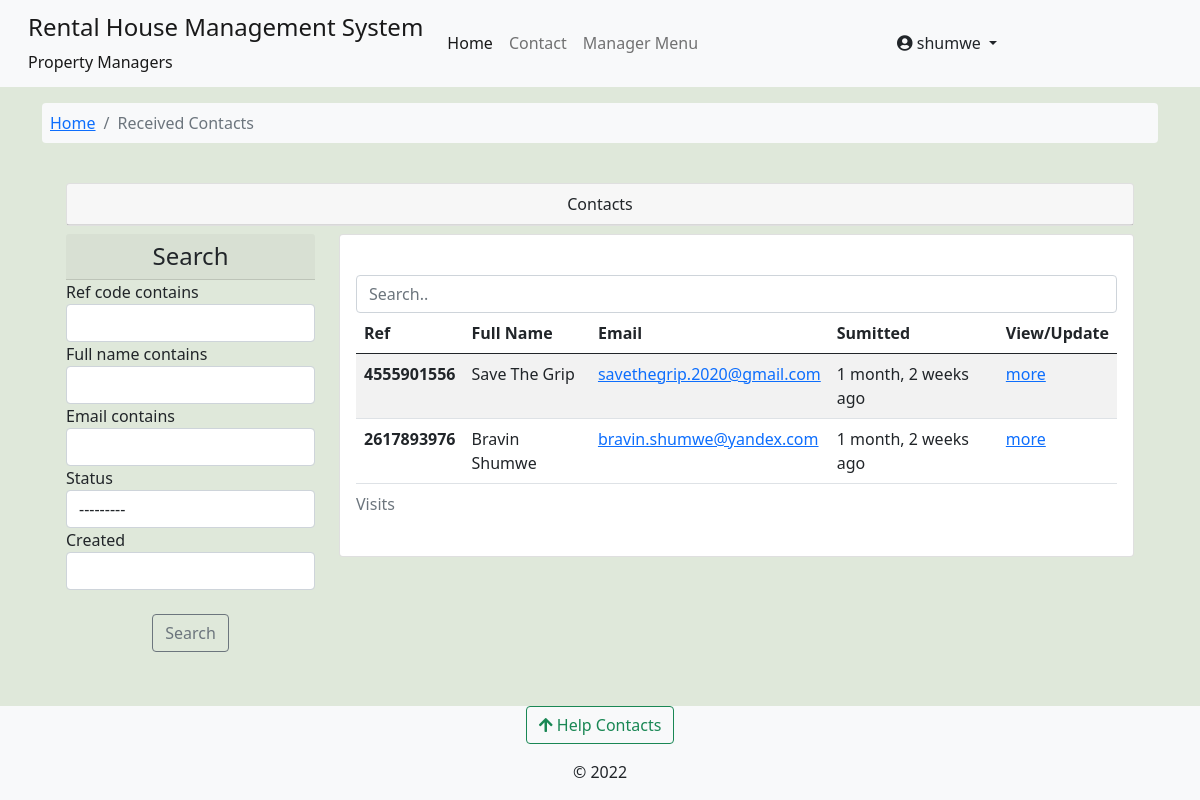
Page /core/view_contacts/ (signed in) on the earlier database version.
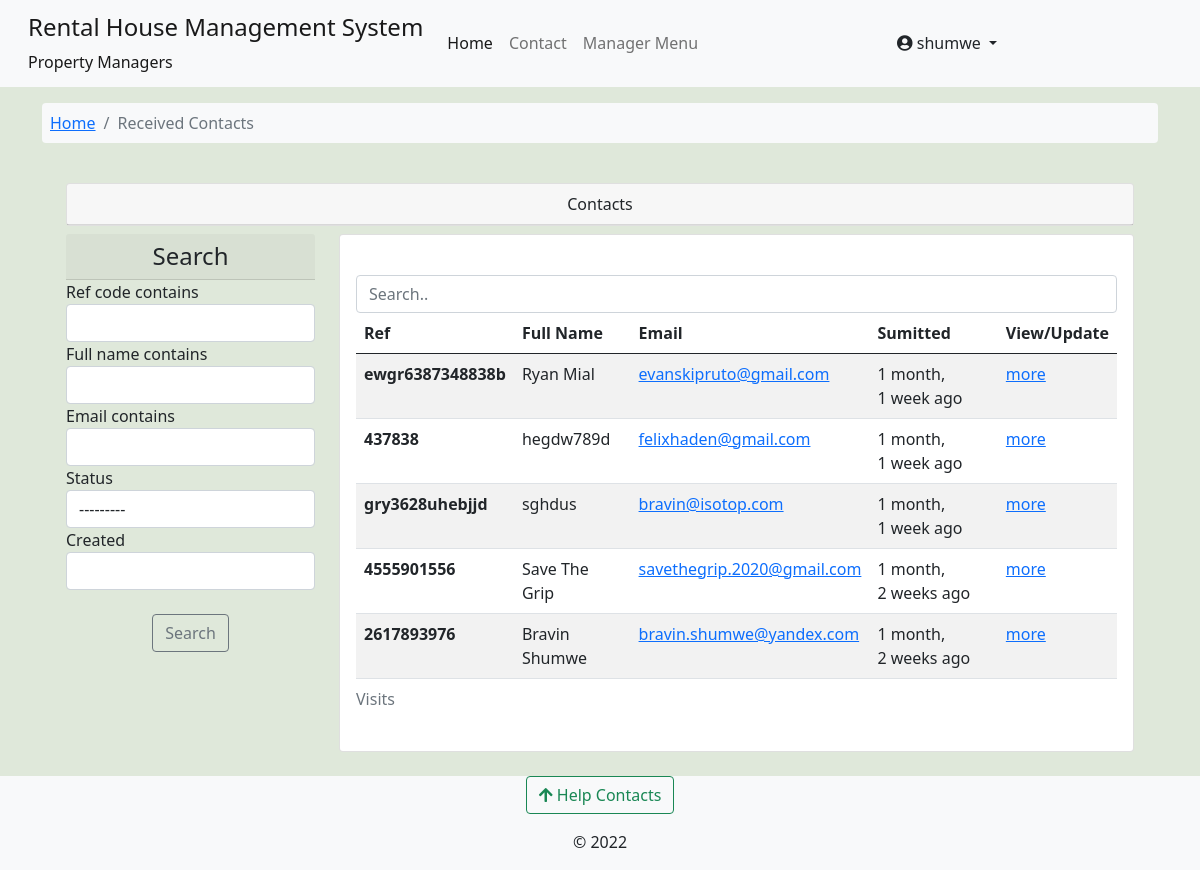
Same page on the later database version.
### accounts/models.py (models this page shows, shortened)
class User(AbstractUser):
    avatar = models.ImageField(upload_to=get_avatar_path, default='no-avatar.png')
    is_verified = models.BooleanField(default=False)
    is_tenant = models.BooleanField(default=False)
    is_manager = models.BooleanField(default=False)

### core/models.py (models this page shows, shortened)
class Contact(models.Model):
    ref_code = models.CharField(max_length=15, unique=True, blank=True, null=True)
    full_name = models.CharField(max_length=50)
    email = models.EmailField(max_length=50)
    subject = models.CharField(max_length=100)
    message = models.TextField()
    status = models.CharField(choices=[('open','Open'),('closed','Closed')],max_length=10,default='open')
    created = models.DateTimeField(default=datetime.datetime.now)
    updated = models.DateTimeField(auto_now=True)
    class Meta:
        verbose_name_plural = 'Received Contact'

### core/views.py (the view)
# urls.py: path('view_contacts/', views.view_contacts, name='view_contacts'),
@login_required
def view_contacts(request):
    contacts = Contact.objects.all().order_by('-created')
    contacts_filter = ContactFilter(request.GET,queryset=contacts)
    context = {'recieved_contacts': contacts_filter}
    return render(request, 'core/contacts_view.html',context)

### complaints/context_processors.py (called while the page is built)
def get_contacts(request):
    user = request.user
    if user.is_authenticated:
        if user.is_tenant:
            tenant = Tenants.objects.get(associated_account=user)
            building = Building.objects.get(id=tenant.rented_unit.building_id)
            contacts = HelpContacts.objects.filter(associated_building=building)
            return dict(contacts=contacts)
        elif user.is_manager:
            contacts = HelpContacts.objects.all()
            return dict(contacts=contacts)
        else:
            contacts = HelpContacts.objects.filter(make_publicly_available=True)
            return dict(contacts=contacts)
    else:
        contacts = HelpContacts.objects.filter(make_publicly_available=True)
        return dict(contacts=contacts)

### rental_property/context_processors.py (called while the page is built)
def my_managed_buildings(request):
    user_instance = request.user
    if user_instance.is_authenticated:
        manager_instance = Managers.objects.filter(associated_account=user_instance)[:1]
        managed_buildings = Building.objects.filter(manager=manager_instance)
        return dict(managed_buildings=managed_buildings)
    else:
        return {'False': False,}

### core/templates/core/contacts_view.html (shortened to what this page needs)
{% extends 'base.html' %}
{% load crispy_forms_tags %}
{% load humanize %}
{% block content %}
<nav class="container mt-3">
  <ol class="breadcrumb bg-light p-2 rounded-2">
      <li class="breadcrumb-item "><a href="{% url 'operational-buildings' %}">Home</a></li>
      <li class="breadcrumb-item active">Received Contacts </li>
  </ol>
</nav>
<div class="container">
<section class="row justify-content-center p-4">
    <div class="container">
      <div class="container card p-0 mb-2">
        <div class="card-header text-center w-100">
          Contacts
        </div>
    </div>
      <div class="row">
        <div class="col-sm-3">
            <h4 class="text-center card-header">Search </h4>
          <form method='get'>
              {{recieved_contacts.form|crispy }}
              <br>
                  <div class="form-group text-center">
                      <button class="btn btn-outline-secondary" type="submit">Search</button>
                  </div>
          </form>
        </div>
        <div class="col-sm-9">
          <div class="row">
            <div class="col-sm-12">
              <div class="card card-body">
                <input class="form-control" id="myInput" type="text" placeholder="Search..">
                <div class="table-responsive">
                <table class="table table-striped table-hover">
                  <caption> Visits </caption>
                    <thead>
                      <tr>
                        <th scope="col">Ref</th>
                        <th scope="col">Full Name</th>
                        <th scope="col"> Email </th>
                        <th scope="col">Sumitted</th>
                        <th scope="col">View/Update</th>
                      </tr>
                    </thead>
                    <tbody id='ourTable'>
                        {% for contact in recieved_contacts.qs %}
                      <tr>
                        <th scope="row">{{ contact.ref_code }}</th>
                        <td>{{ contact.full_name }}</td>
                        <td><a href="mailto:{{ contact.mail }}" target="_blank">{{ contact.email }}</a> </td>
                        <td> {{contact.created|naturaltime}} </td>
                        <td><a href="{% url 'core:contact_reply' contact.ref_code %}">more</a></td>
                      </tr>
                      {% endfor %}
                    </tbody>
                </table>
                </div>
              </div>
            </div>
          </div>
        </div>
      </div>
    </div>
  </div>
{% endblock %}

### templates/base.html (shortened to what this page needs)
{% load static %}
{% load i18n %}
<!doctype html>
<html lang="en">
  <head>
    <link href="https://cdn.jsdelivr.net/npm/bootstrap@5.0.2/dist/css/bootstrap.min.css" rel="stylesheet">
    <link type="text/css" href="{% static 'css/main.css' %}" rel="stylesheet">
    <link rel="stylesheet" href="https://cdnjs.cloudflare.com/ajax/libs/font-awesome/4.7.0/css/font-awesome.min.css">
    <link rel="stylesheet" href="https://pro.fontawesome.com/releases/v5.11.2/css/all.css">
  </head>
  <body class="d-flex flex-column min-vh-100" style="background-color: #dfe8da;">
    <nav class="navbar navbar-expand-lg navbar-light bg-light" aria-label="main-nav">
        <div class="container-fluid">
          <a class="navbar-brand align" href="#">
                <div class="d-flex">
                    <div class="ms-3 d-flex flex-column">
                        <div class="h4">Rental House Management System </div>
                        <div class="fs-6">Property Managers</div>
                    </div>
                </div>
            </a>
            <div class="collapse navbar-collapse" id="mynav">
                <ul class="navbar-nav mb-lg-0">
                    <li class="nav-item"> <a class="nav-link active" aria-current="page" href="{% url 'operational-buildings' %}">Home</a> </li>
                    <li class="nav-item"> <a class="nav-link" aria-current="page" href="{% url 'core:contact' %}">Contact</a> </li>
                    {% if user.is_manager %}
                    <li class="nav-item"> <a class="nav-link" data-bs-toggle="offcanvas" href="#hrmsCanvas" role="button" aria-controls="hrmsCanvas">Manager Menu</a> </li>
                    {% endif %}
                </ul>
                </div>
                {% if request.user.is_authenticated %}
                <div class="collapse navbar-collapse" id="mynav">
                  <div class="dropdown">
                    <a href="#" class="btn dropdown-toggle" type="button" id="dropdownMenuButton" data-bs-toggle="dropdown" aria-haspopup="true" aria-expanded="false">
                      <em class="fas fa-user-circle"></em> {{ request.user.username }}
                    </a>
                  </div>
                </div>
                {% endif %}
            </div>
    </nav>
    {% block content %}	{% endblock content%}
    <footer class="mt-auto bg-light">
      <div class="mb-3 text-center">
      <button class="btn btn-outline-success" type="button" data-bs-toggle="offcanvas" data-bs-target="#contactsOffcanvas" aria-controls="contactsOffcanvas"><em class="fas fa-arrow-upfas fa-arrow-up"></em> Help Contacts</button>
      </div>
      <div>
        <p class="text-center ">&copy; 2022</p>
  </footer>
  </body>
</html>

### staticfiles/css/main.css (style rules this page uses)
:root { --header-height: 3rem; --nav-width: 68px; --first-color-light: #AFA5D9; --white-color: #F7F6FB; --body-font: 'Nunito', sans-serif; --normal-font-size: 1rem; --z-fixed: 100 }

Differences in the rows shown:
added Contact: ref_code "ewgr6387348838b", full_name "Ryan Mial", email "evanskipruto@gmail.com", created "1 month, 1 week ago"
added Contact: ref_code "437838", full_name "hegdw789d", email "felixhaden@gmail.com", created "1 month, 1 week ago"
added Contact: ref_code "gry3628uhebjjd", full_name "sghdus", email "bravin@isotop.com", created "1 month, 1 week ago"
